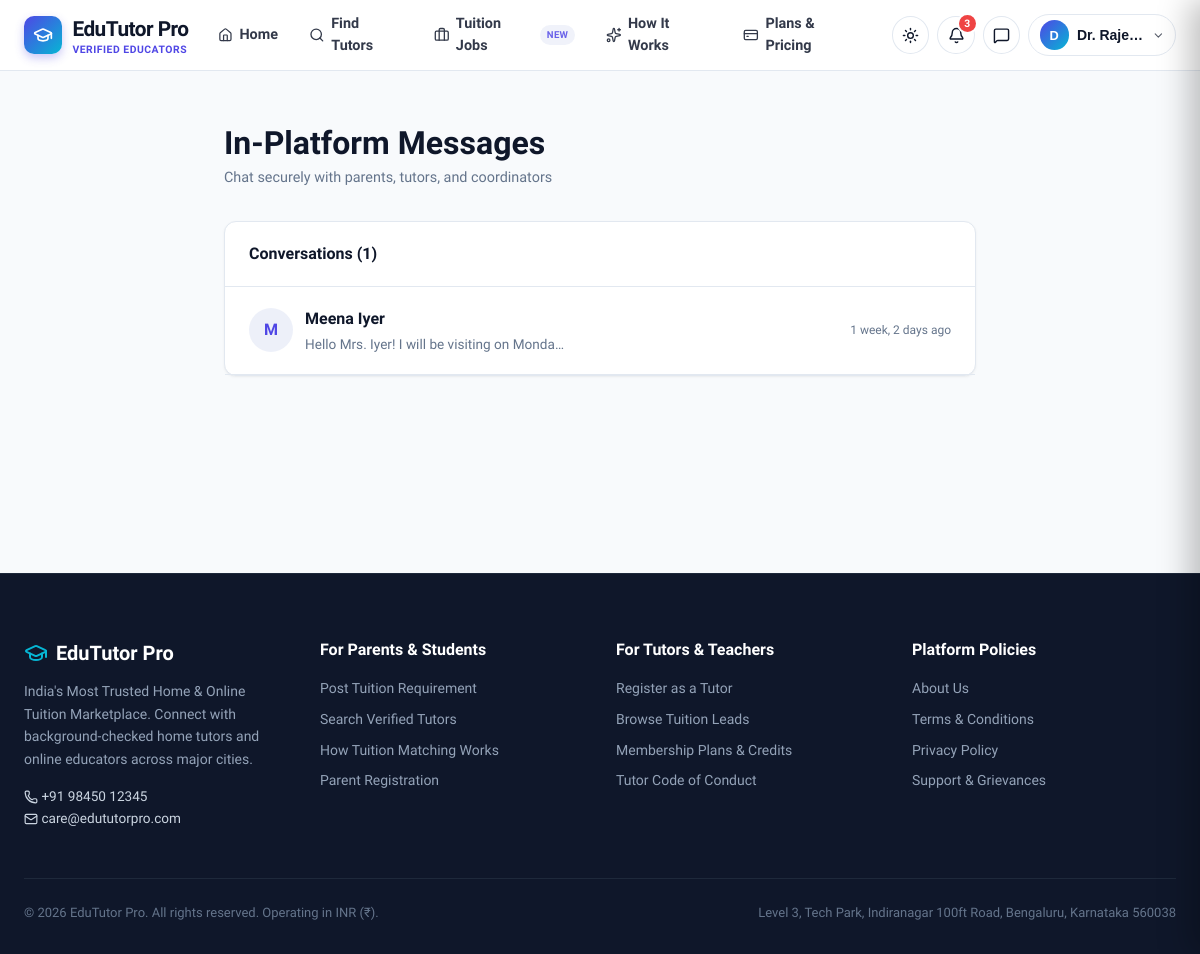
/communication/inbox/ (signed in), run on an earlier commit of the app's database.
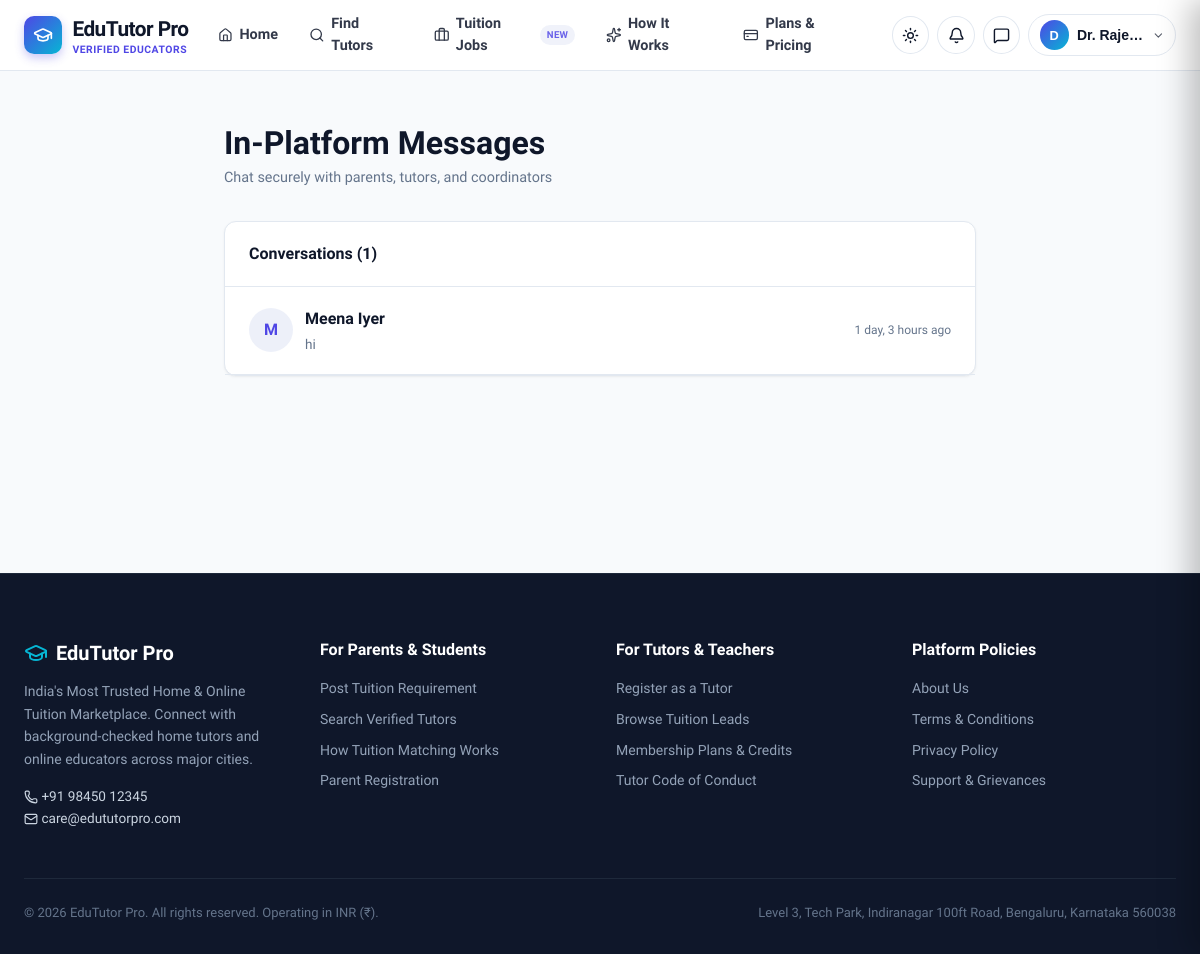
And on a later commit of the database.
### apps/communication/models.py (models this page shows, shortened)
class Conversation(models.Model):
    user_a = models.ForeignKey(settings.AUTH_USER_MODEL, on_delete=models.CASCADE, related_name='conversations_as_a')
    user_b = models.ForeignKey(settings.AUTH_USER_MODEL, on_delete=models.CASCADE, related_name='conversations_as_b')
    requirement = models.ForeignKey(TuitionRequirement, on_delete=models.SET_NULL, null=True, blank=True, related_name='conversations')
    created_at = models.DateTimeField(auto_now_add=True)
    updated_at = models.DateTimeField(auto_now=True)
    class Meta:
        ordering = ['-updated_at']

class Message(models.Model):
    conversation = models.ForeignKey(Conversation, on_delete=models.CASCADE, related_name='messages')
    sender = models.ForeignKey(settings.AUTH_USER_MODEL, on_delete=models.CASCADE, related_name='sent_messages')
    body = models.TextField()
    is_read = models.BooleanField(default=False)
    created_at = models.DateTimeField(auto_now_add=True)
    class Meta:
        ordering = ['created_at']

### apps/accounts/models.py (models this page shows, shortened)
class User(AbstractUser):
    class Role(models.TextChoices):
        SUPER_ADMIN = 'SUPER_ADMIN', _('Super Administrator')
        OPERATIONS = 'OPERATIONS', _('Operations Manager')
        TUTOR = 'TUTOR', _('Tutor / Educator')
        PARENT = 'PARENT', _('Parent / Guardian')
        STUDENT = 'STUDENT', _('Student')
        STAFF = 'STAFF', _('Support & Finance Staff')
    role = models.CharField(
        max_length=20,
        choices=Role.choices,
        default=Role.PARENT,
        help_text=_('User role defining default permissions and portal view')
    )
    phone_number = models.CharField(max_length=20, blank=True, db_index=True)
    is_phone_verified = models.BooleanField(default=False)
    is_email_verified = models.BooleanField(default=False)
    city = models.CharField(max_length=100, blank=True, db_index=True)
    locality = models.CharField(max_length=150, blank=True)
    avatar = models.ImageField(upload_to='avatars/', blank=True, null=True)
    avatar_url = models.URLField(max_length=500, blank=True, help_text=_('External or simulated avatar URL'))
    referral_code = models.CharField(max_length=20, unique=True, blank=True, null=True)
    referred_by = models.ForeignKey(
        'self',
        on_delete=models.SET_NULL,
        null=True,
        blank=True,
        related_name='referrals_made'
    )
    created_at = models.DateTimeField(auto_now_add=True)
    updated_at = models.DateTimeField(auto_now=True)
    @property
    def is_tutor(self):
        return self.role == self.Role.TUTOR
    @property
    def is_operations(self):
        return self.role in [self.Role.OPERATIONS, self.Role.SUPER_ADMIN] or self.is_superuser
    @property
    def is_super_admin(self):
        return self.role == self.Role.SUPER_ADMIN or self.is_superuser
    @property
    def display_name(self):
        name = f"{self.first_name} {self.last_name}".strip()
        return name if name else self.username

### apps/communication/views.py (the view, shortened to what this page needs)
# urls.py: path('inbox/', views.inbox_view, name='inbox'),
@login_required
def inbox_view(request):
    conversations = Conversation.objects.filter(
        Q(user_a=request.user) | Q(user_b=request.user)
    ).order_by('-updated_at')
    return render(request, 'communication/inbox.html', {'conversations': conversations})

### apps/billing/models.py (called while the page is built)
    @property
    def total_balance(self):
        return self.free_credits + self.purchased_credits + self.bonus_credits

### apps/core/context_processors.py (called while the page is built)
def global_branding_and_theme(request):
    company = CompanySettings.get_settings()
    theme = ThemeSettings.get_settings()
    unread_notifications_count = 0
    if request.user.is_authenticated:
        try:
            unread_notifications_count = Notification.objects.filter(user=request.user, is_read=False).count()
        except Exception:
            unread_notifications_count = 0
    return {
        'company': company,
        'theme': theme,
        'unread_notifications_count': unread_notifications_count,
    }

### apps/core/models.py (called while the page is built)
    @classmethod
    def get_settings(cls):
        obj, created = cls.objects.get_or_create(pk=1)
        return obj

    @classmethod
    def get_settings(cls):
        obj, created = cls.objects.get_or_create(pk=1)
        return obj

### templates/communication/inbox.html (shortened to what this page needs)
{% extends "base.html" %}
{% block content %}
<div class="container" style="padding-top: 3rem; padding-bottom: 5rem; max-width: 800px;">
  <div style="margin-bottom: 2rem;">
    <h1 style="font-size: 2rem; font-weight: 800; color: var(--text);">In-Platform Messages</h1>
    <p style="color: var(--text-muted); font-size: 0.9rem;">Chat securely with parents, tutors, and coordinators</p>
  </div>
  <div class="card">
    <div style="padding: 1.25rem 1.5rem; border-bottom: 1px solid var(--border); font-weight: 700;">
      Conversations ({{ conversations.count }})
    </div>
    <div style="display: flex; flex-direction: column;">
      {% for chat in conversations %}
        <a href="{% url 'communication:detail' chat.id %}" style="padding: 1.25rem 1.5rem; border-bottom: 1px solid var(--border); display: flex; align-items: center; justify-content: space-between; text-decoration: none; color: inherit; transition: background 0.15s;" onmouseover="this.style.background='#f8fafc'" onmouseout="this.style.background='transparent'">
          <div class="flex items-center gap-3">
            <div style="width: 44px; height: 44px; border-radius: 50%; background: var(--primary-light); color: var(--primary); display: flex; align-items: center; justify-content: center; font-weight: 800;">
              {% if chat.user_a == user %}{{ chat.user_b.first_name|slice:":1" }}{% else %}{{ chat.user_a.first_name|slice:":1" }}{% endif %}
            </div>
            <div>
              <div style="font-weight: 700; color: var(--text);">
                {% if chat.user_a == user %}{{ chat.user_b.display_name }}{% else %}{{ chat.user_a.display_name }}{% endif %}
              </div>
              <p style="font-size: 0.85rem; color: var(--text-muted); margin-top: 0.2rem;">
                {{ chat.messages.last.body|default:"Started conversation"|truncatechars:45 }}
              </p>
            </div>
          </div>
          <div style="text-align: right; font-size: 0.75rem; color: var(--text-muted);">
            {{ chat.updated_at|timesince }} ago
          </div>
        </a>
      {% empty %}
        <div style="text-align: center; padding: 3rem; color: var(--text-muted);">
          <i data-lucide="message-square" style="width: 44px; height: 44px; margin: 0 auto 0.5rem;"></i>
          <p>No active conversations yet.</p>
        </div>
      {% endfor %}
    </div>
  </div>
</div>
{% endblock %}

### templates/base.html (shortened to what the changed rows need)
{% load static %}
<!DOCTYPE html>
<html lang="en" class="h-full {% if theme.dark_mode_enabled %}dark{% endif %}">
<head>
  <link rel="stylesheet" href="{% static 'css/base_utils.css' %}">
  <link rel="stylesheet" href="{% static 'css/marketplace.css' %}">
</head>
<body>
  <header class="site-header">
    <div class="container">
      <div class="header-inner">
        <div class="header-actions">
          {% if user.is_authenticated %}
            <a href="{% url 'communication:notifications' %}" class="icon-btn" title="Notifications" aria-label="Notifications">
              <i data-lucide="bell" style="width: 17px; height: 17px;"></i>
              {% if unread_notifications_count > 0 %}
                <span class="icon-badge has-unread">{{ unread_notifications_count }}</span>
              {% endif %}
            </a>
          {% endif %}
        </div>
      </div>
    </div>
  </header>
  <main style="flex: 1;">
    {% block content %}{% endblock %}
  </main>
</body>
</html>

What changed in the data, as far as the page shows it:
changed Conversation "Meena Iyer": messages.last.body "Hello Mrs. Iyer! I will be visiting on Monda…" → "hi"; updated_at "1 week, 2 days" → "1 day, 3 hours"
Also different on the page:
{{ unread_notifications_count }}: "3" → (not shown)
